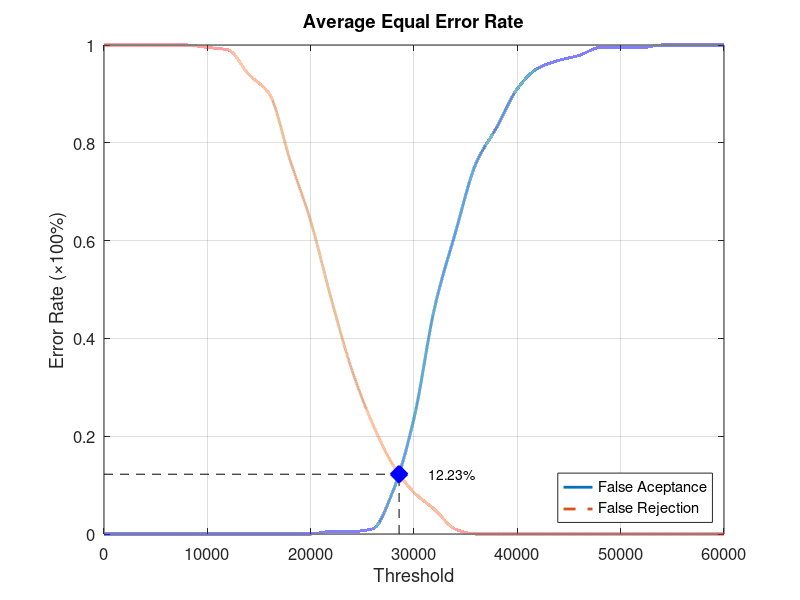
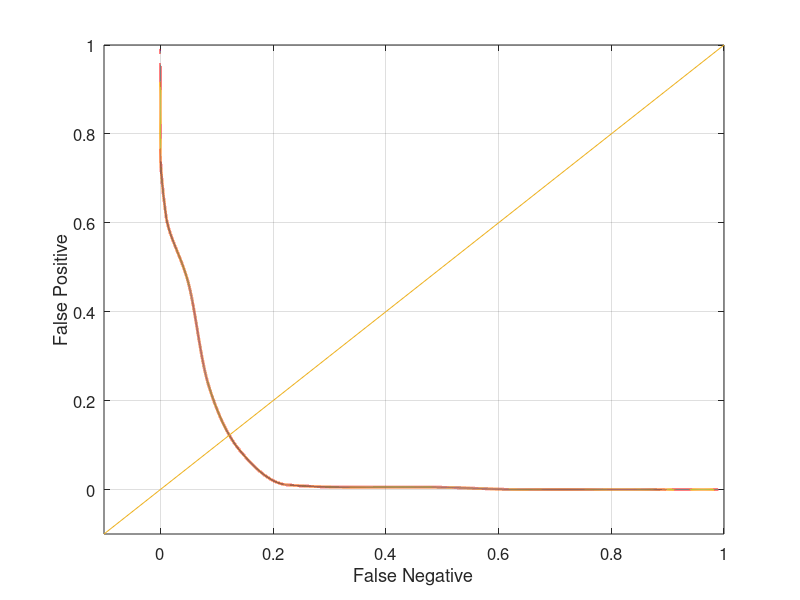

Write MATLAB code to recreate these figures, in order.
function yEER = Database2_1
close all;
clear;
clc;
x = 0:2000:60000;
xq = 0:0.5:60000;

y0 = [0 0 0 0 0 0 0 0 0 0 0 0.00526316 0.00526316 0.0105263 0.0894737 0.236842 0.463158 0.615789 0.757895 0.831579 0.910526 0.952632 0.968421 0.978947 0.994737 0.994737 0.994737 1 1 1 1];
yy0 = interp1(x, y0, xq, 'pchip');
y1 = [1 1 1 1 1 0.995 0.99 0.94 0.9 0.765 0.64 0.48 0.335 0.225 0.14 0.085 0.05 0.01 0 0 0 0 0 0 0 0 0 0 0 0 0];
yy1 = interp1(x, y1, xq, 'pchip');

% Calculating EER: 
y2 = abs(y0 - y1);
find(y2 == min(y2))
yy2 = abs(yy0 - yy1);
xEER = find(yy2 == min(yy2));
xEERIndex = xq(xEER) % X-axis EER
yEER = yy0(xEER) % Y-axis EER

main = figure
plot(xq, yy0,'-','LineWidth', 2);	hold on
plot(xq, yy1,'--','LineWidth', 2);	hold on
plot([xEERIndex xEERIndex], [0 yEER], 'k--');	hold on
plot([0 xEERIndex], [yEER yEER], 'k--');	hold on
plot(xEERIndex, yEER, 'bx', 'LineWidth', 10);	hold on
text(xEERIndex + 10 * xEERIndex / 100, yEER, [num2str(round((10000 * yEER)) / 100) '%'])
legend('False Aceptance', 'False Rejection', 'Location', 'SouthEast')
xlabel('Threshold')
ylabel('Error Rate (\times100%)')
title('Average Equal Error Rate')
set(gca, 'FontSize', 12)
axis([0 60000 0 1])
grid on

print(main, 'Database2_1Main', '-dpng');
FNRxFPR = figure('Color', [1 1 1]);
plot(yy1, yy0, '-', yy1, yy0, 'LineWidth', 2);
hold on
y = -0.1:0.1:1
plot(y, y); 
set(gca, 'FontSize', 12)
xlabel('False Negative')
ylabel('False Positive')
axis([-0.1 1 -0.1 1])
set(gca, 'FontSize', 12)
grid on

print(FNRxFPR, 'Database2_1FNRxFPR','-dpng');
end
